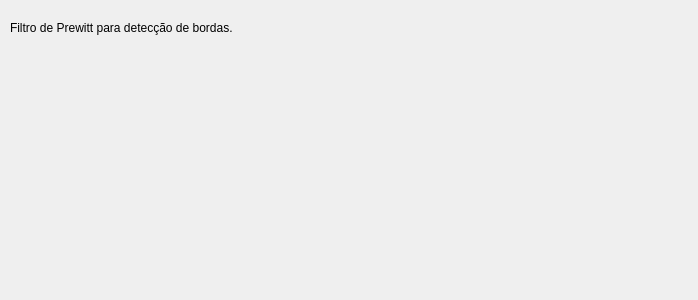
<?xml version="1.0" encoding="UTF-8"?>
<ui version="4.0">
 <class>prewittForm</class>
 <widget class="QWidget" name="prewittForm">
  <property name="geometry">
   <rect>
    <x>0</x>
    <y>0</y>
    <width>698</width>
    <height>300</height>
   </rect>
  </property>
  <property name="windowTitle">
   <string>Form</string>
  </property>
  <widget class="QLabel" name="label">
   <property name="geometry">
    <rect>
     <x>10</x>
     <y>20</y>
     <width>631</width>
     <height>16</height>
    </rect>
   </property>
   <property name="text">
    <string>Filtro de Prewitt para detecção de bordas.</string>
   </property>
  </widget>
 </widget>
 <resources/>
 <connections/>
</ui>
